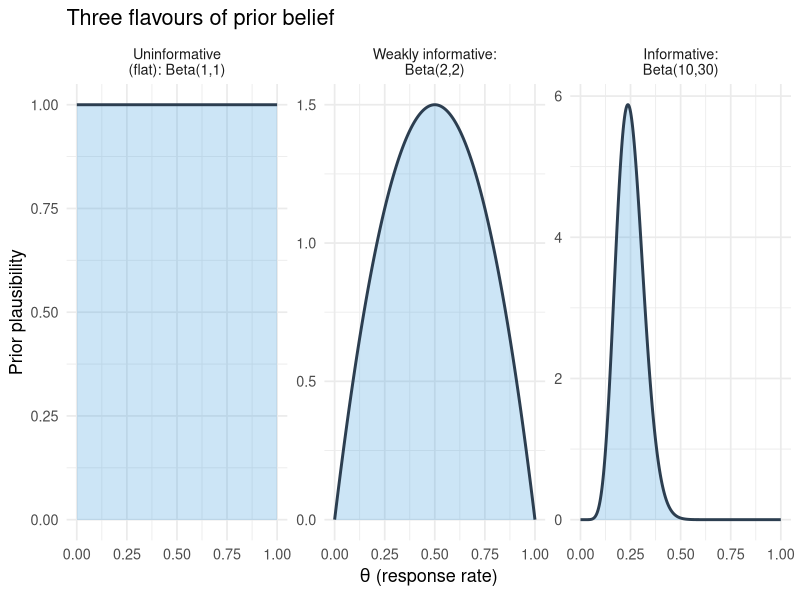
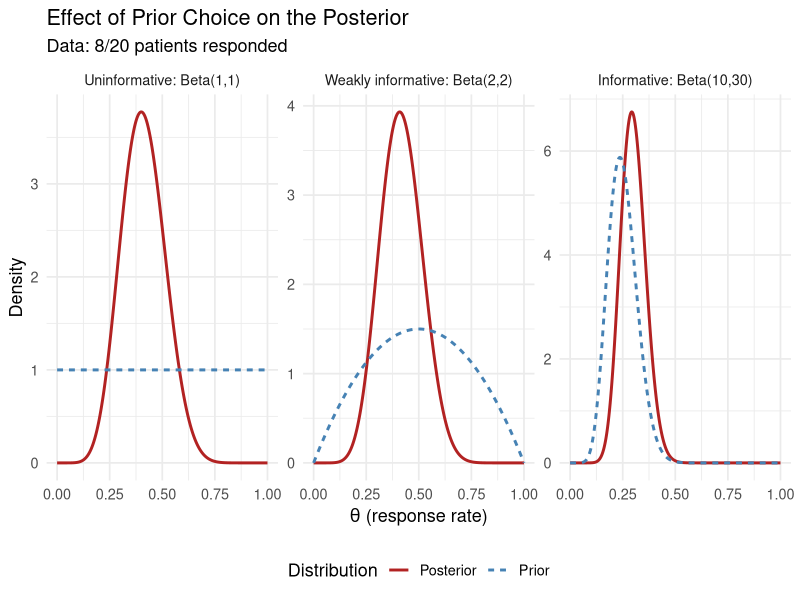
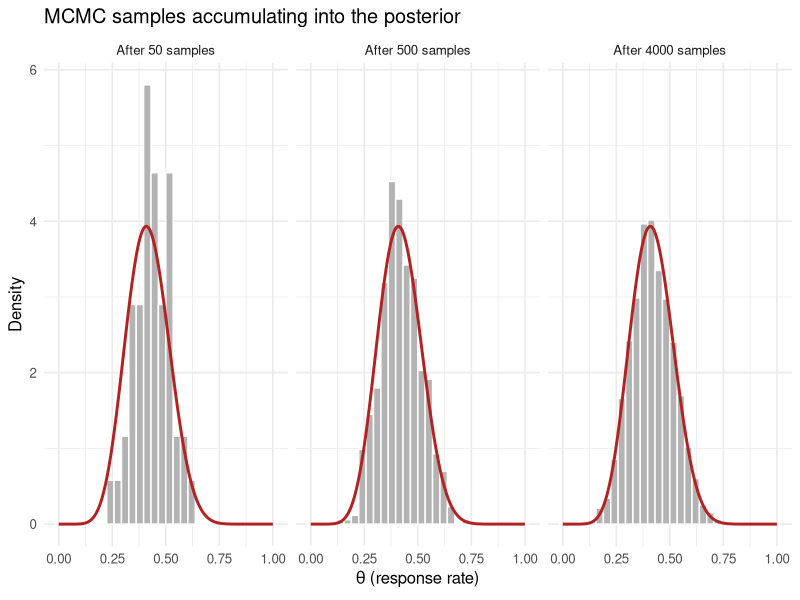
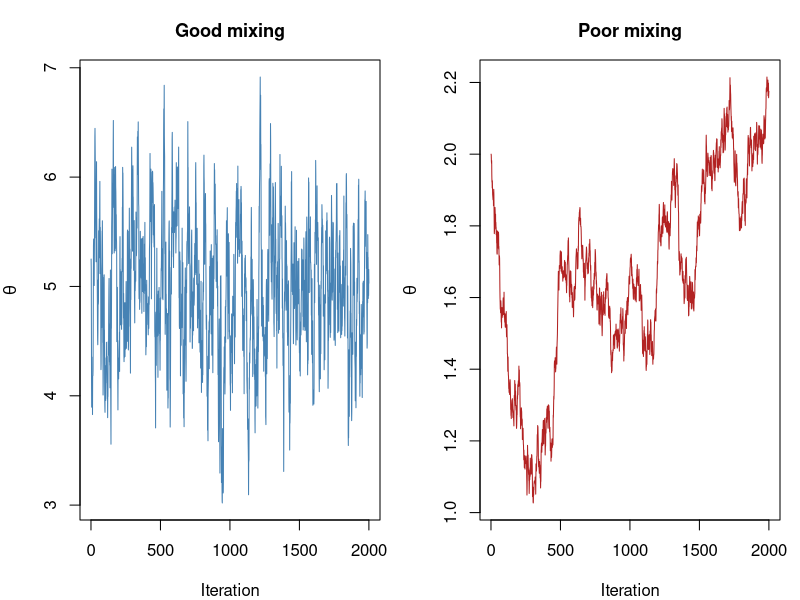
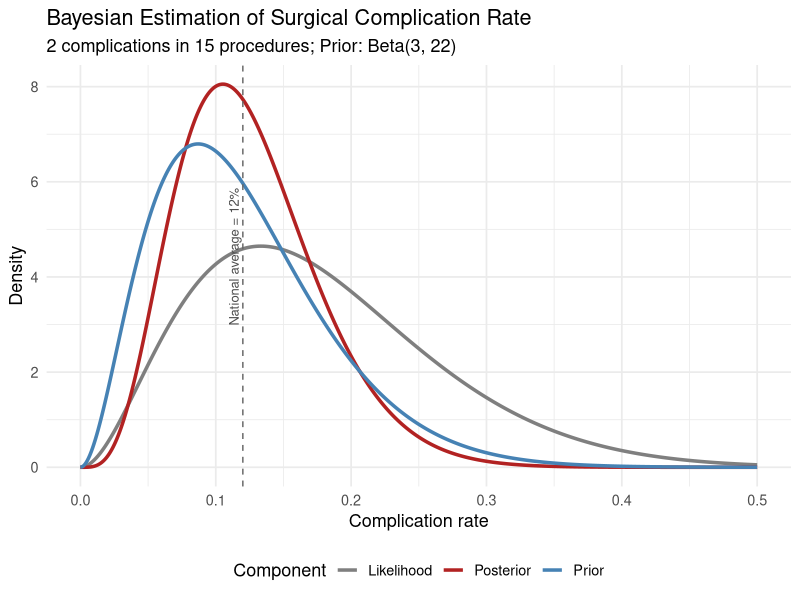

Write R code to recreate these figures, in order.
## ---- chunk 1
#| include: false
library(tidyverse)
library(knitr)
## ---- chunk 2
#| label: fig-prior-types
#| fig-cap: "Three types of prior belief about a response rate, from no opinion (flat) to a confident prior expectation (informative). The x-axis is the response rate; the height shows how plausible the prior considers each value."
#| fig-width: 10
#| fig-height: 4

library(tidyverse)

theta <- seq(0, 1, length.out = 400)

prior_types <- tibble(
  type = factor(
    c(
      "Uninformative\n(flat): Beta(1,1)",
      "Weakly informative:\nBeta(2,2)",
      "Informative:\nBeta(10,30)"
    ),
    levels = c(
      "Uninformative\n(flat): Beta(1,1)",
      "Weakly informative:\nBeta(2,2)",
      "Informative:\nBeta(10,30)"
    )
  ),
  a = c(1, 2, 10),
  b = c(1, 2, 30)
)

prior_curves <- prior_types %>%
  rowwise() %>%
  reframe(type = type, theta = theta, density = dbeta(theta, a, b))

ggplot(prior_curves, aes(theta, density)) +
  geom_area(fill = "#3498db", alpha = 0.25) +
  geom_line(linewidth = 1, colour = "#2c3e50") +
  facet_wrap(~type, scales = "free_y") +
  labs(
    x = expression(theta ~ "(response rate)"),
    y = "Prior plausibility",
    title = "Three flavours of prior belief"
  ) +
  theme_minimal(base_size = 13)
## ---- chunk 3
#| label: fig-beta-priors
#| fig-cap: "Three Beta priors and their posteriors after observing 8 responses in 20 patients."
#| fig-width: 10
#| fig-height: 5

library(tidyverse)

# Observed data: 8 successes out of 20 trials
y <- 8
n <- 20

# Define three priors (factor levels fix the facet order:
# uninformative -> weakly informative -> informative)
prior_levels <- c(
  "Uninformative: Beta(1,1)",
  "Weakly informative: Beta(2,2)",
  "Informative: Beta(10,30)"
)
priors <- tibble(
  prior_name = factor(prior_levels, levels = prior_levels),
  alpha0 = c(1, 2, 10),
  beta0 = c(1, 2, 30)
)

theta <- seq(0, 1, length.out = 500)

# Build plotting data
plot_data <- priors %>%
  rowwise() %>%
  reframe(
    prior_name = prior_name,
    theta = theta,
    Prior = dbeta(theta, alpha0, beta0),
    Posterior = dbeta(theta, alpha0 + y, beta0 + n - y)
  ) %>%
  pivot_longer(
    cols = c(Prior, Posterior),
    names_to = "Distribution",
    values_to = "Density"
  ) %>%
  mutate(prior_name = factor(prior_name, levels = prior_levels))

ggplot(
  plot_data,
  aes(x = theta, y = Density, colour = Distribution, linetype = Distribution)
) +
  geom_line(linewidth = 1) +
  facet_wrap(~prior_name, scales = "free_y") +
  scale_colour_manual(
    values = c("Prior" = "steelblue", "Posterior" = "firebrick")
  ) +
  labs(
    x = expression(theta ~ "(response rate)"),
    y = "Density",
    title = "Effect of Prior Choice on the Posterior",
    subtitle = "Data: 8/20 patients responded"
  ) +
  theme_minimal(base_size = 13) +
  theme(legend.position = "bottom")
## ---- chunk 4
#| label: credible-interval-demo
#| output: false

# Posterior from weakly informative prior Beta(2,2) + data (8/20)
alpha_post <- 2 + 8
beta_post <- 2 + 12

# 95% credible interval (equal-tailed)
ci_95 <- qbeta(c(0.025, 0.975), alpha_post, beta_post)
cat("Posterior mean:", round((alpha_post / (alpha_post + beta_post)), 3), "\n")
cat("95% credible interval:", round(ci_95, 3), "\n")

# Probability that response rate exceeds 30%
prob_gt_30 <- 1 - pbeta(0.30, alpha_post, beta_post)
cat("P(theta > 0.30 | data):", round(prob_gt_30, 3), "\n")
## ---- chunk 5
#| label: fig-mcmc-posterior-build
#| fig-cap: "How MCMC reconstructs a posterior. Each grey histogram is the collection of values the sampler has visited so far; as more samples accumulate (left to right), the histogram fills in the true posterior density (red curve) it was never given as a formula."
#| fig-width: 10
#| fig-height: 3.6

library(tidyverse)

# Target posterior for the 8/20 example with a Beta(2,2) prior: Beta(10, 14)
a_post <- 10
b_post <- 14

# Draw samples from the posterior (in practice MCMC would generate these;
# here we sample directly to illustrate what the accumulating draws look like)
set.seed(1)
draws <- rbeta(4000, a_post, b_post)

theta <- seq(0, 1, length.out = 300)
true_curve <- tibble(theta = theta, density = dbeta(theta, a_post, b_post))

stages <- c(50, 500, 4000)
hist_data <- map_dfr(stages, function(k) {
  tibble(n_samples = paste0("After ", k, " samples"), theta = draws[1:k])
}) %>%
  mutate(
    n_samples = factor(n_samples, levels = paste0("After ", stages, " samples"))
  )

ggplot(hist_data, aes(theta)) +
  geom_histogram(
    aes(y = after_stat(density)),
    bins = 30,
    fill = "grey70",
    colour = "white"
  ) +
  geom_line(
    data = expand_grid(
      n_samples = factor(
        paste0("After ", stages, " samples"),
        levels = paste0("After ", stages, " samples")
      ),
      true_curve
    ),
    aes(theta, density),
    colour = "firebrick",
    linewidth = 1
  ) +
  facet_wrap(~n_samples) +
  labs(
    x = expression(theta ~ "(response rate)"),
    y = "Density",
    title = "MCMC samples accumulating into the posterior"
  ) +
  theme_minimal(base_size = 12)
## ---- chunk 6
#| label: fig-mcmc-demo
#| fig-cap: "Simulated MCMC trace plots: a well-behaved chain (left) and a poorly-mixing chain (right)."
#| fig-width: 10
#| fig-height: 4

set.seed(42)

# Simulate a well-behaved chain (approximately normal draws)
good_chain <- cumsum(rnorm(2000, 0, 0.1)) * 0
good_chain[1] <- rnorm(1, 5, 1)
for (i in 2:2000) {
  good_chain[i] <- good_chain[i - 1] + rnorm(1, 0, 0.3)
  # Metropolis-like: pull toward mean of 5
  good_chain[i] <- good_chain[i] + 0.1 * (5 - good_chain[i])
}

# Simulate a poorly-mixing chain (high autocorrelation)
bad_chain <- numeric(2000)
bad_chain[1] <- 2
for (i in 2:2000) {
  bad_chain[i] <- bad_chain[i - 1] + rnorm(1, 0, 0.02)
}

par(mfrow = c(1, 2), mar = c(4, 4, 3, 1))
plot(
  good_chain,
  type = "l",
  col = "steelblue",
  main = "Good mixing",
  xlab = "Iteration",
  ylab = expression(theta),
  cex.main = 1.1
)
plot(
  bad_chain,
  type = "l",
  col = "firebrick",
  main = "Poor mixing",
  xlab = "Iteration",
  ylab = expression(theta),
  cex.main = 1.1
)
## ---- chunk 7
#| label: fig-surgical-posterior
#| fig-cap: "Posterior distribution for the complication rate of a new surgical procedure."
#| fig-width: 8
#| fig-height: 5

library(tidyverse)   # ggplot2 / dplyr / tibble

# Data
y <- 2 # complications
n <- 15 # procedures

# Prior: weakly informative, centred near the national average of 12%
# Beta(3, 22) has mean 3/25 = 0.12 and is moderately concentrated
alpha_prior <- 3
beta_prior <- 22

# Posterior
alpha_post <- alpha_prior + y
beta_post <- beta_prior + n - y

theta <- seq(0, 0.5, length.out = 500)

plot_df <- tibble(
  theta = theta,
  Prior = dbeta(theta, alpha_prior, beta_prior),
  Likelihood = dbeta(theta, y + 1, n - y + 1), # normalised for visualisation
  Posterior = dbeta(theta, alpha_post, beta_post)
) %>%
  pivot_longer(-theta, names_to = "Component", values_to = "Density")

ggplot(plot_df, aes(x = theta, y = Density, colour = Component)) +
  geom_line(linewidth = 1.2) +
  scale_colour_manual(
    values = c(
      "Prior" = "steelblue",
      "Likelihood" = "grey50",
      "Posterior" = "firebrick"
    )
  ) +
  labs(
    x = "Complication rate",
    y = "Density",
    title = "Bayesian Estimation of Surgical Complication Rate",
    subtitle = "2 complications in 15 procedures; Prior: Beta(3, 22)"
  ) +
  geom_vline(xintercept = 0.12, linetype = "dashed", colour = "grey40") +
  annotate(
    "text",
    x = 0.12,
    y = max(dbeta(theta, alpha_post, beta_post)) * 0.55,
    label = "National average = 12%",
    angle = 90,
    vjust = -0.4,
    size = 3.3,
    colour = "grey30"
  ) +
  theme_minimal(base_size = 13) +
  theme(legend.position = "bottom")

# Posterior summaries
cat("Posterior mean:", round(alpha_post / (alpha_post + beta_post), 3), "\n")
cat(
  "95% credible interval:",
  round(qbeta(c(0.025, 0.975), alpha_post, beta_post), 3),
  "\n"
)
cat(
  "P(rate > 0.20 | data):",
  round(1 - pbeta(0.20, alpha_post, beta_post), 3),
  "\n"
)
